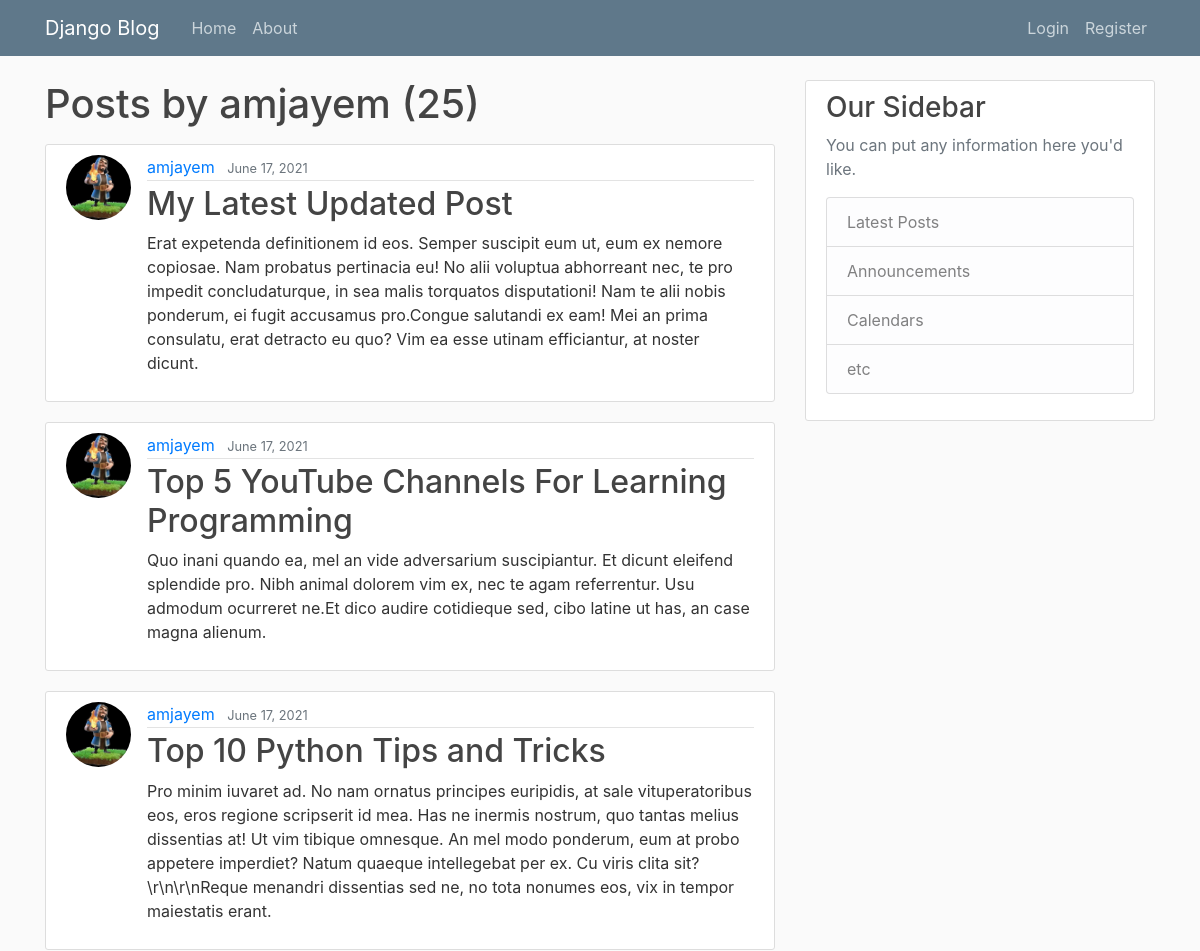
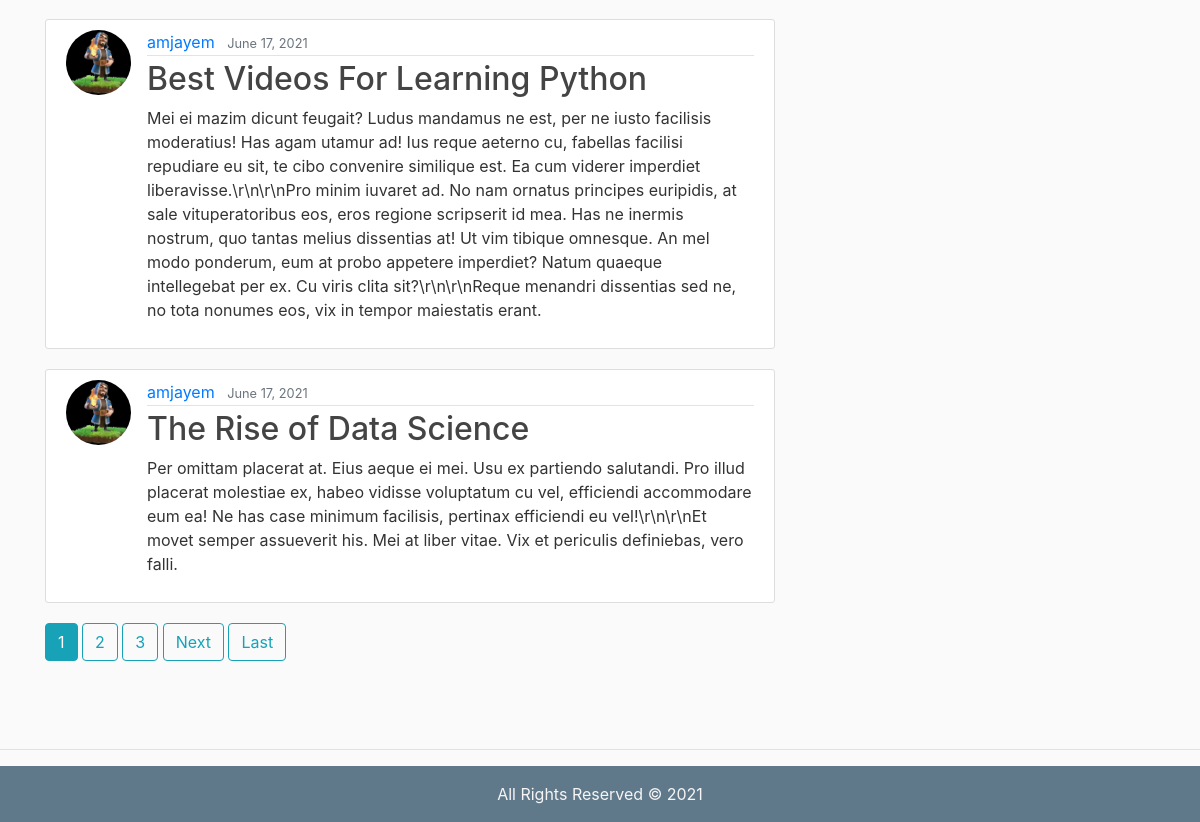
The app's page /user/amjayem/ with its own data (2 pictures, top to bottom).
### blog/models.py (models this page shows, shortened)
class Post(models.Model):
    title = models.CharField(max_length=200)
    content = models.TextField()
    date_posted = models.DateTimeField(auto_now_add=True)
    author = models.ForeignKey(User, on_delete=models.CASCADE)

### users/models.py (models this page shows, shortened)
class Profile(models.Model):
    user = models.OneToOneField(User, on_delete=models.CASCADE)
    image = models.ImageField(default='default.jpg', upload_to = 'profile_pics')

### blog/views.py (the view)
# urls.py: path('user/<str:username>/',UserPostListView.as_view(),name='user_posts'),
class UserPostListView(ListView):
    model = Post
    template_name = 'blog/user_posts.html'
    context_object_name = 'posts'
    paginate_by = 5
    def get_queryset(self):
        user = get_object_or_404(User,username=self.kwargs.get('username'))
        return Post.objects.filter(author=user).order_by('-date_posted')

### blog/templates/blog/user_posts.html (shortened to what this page needs)
{% extends 'blog/base.html' %}
{% block content %}
        <h1 class="mb-3">Posts by {{ view.kwargs.username }} ({{ page_obj.paginator.count }}) </h1>
    {% for p in posts %}
        <article class="media content-section">
            <img src="{{ p.author.profile.image.url }} " class='rounded-circle article-img'>
            <div class="media-body">
                <div class="article-metadata">
                    <a class="mr-2" href="{% url 'user_posts' p.author.username %} ">{{ p.author }} </a>
                    <small class="text-muted" > {{ p.date_posted|date:"F d, Y" }} </small>
                </div>
                <h2><a class="article-title" href="{% url 'post_detail' p.id %} ">{{ p.title }} </a></h2>
                <p class="article-content" >{{ p.content }} </p>
            </div>
        </article>
    {% endfor %}
    {% if is_paginated %}
        {% for num in page_obj.paginator.page_range %}
            {% if page_obj.number == num %}
                <a class='btn btn-info mb-4' href="?page={{ num }} ">{{ num }} </a>
                {% elif num > page_obj.number|add:'-3' and num < page_obj.number|add:'3' %}
                    <a class="btn btn-outline-info mb-4" href="?page={{ num }} ">{{ num }} </a>
            {% endif %}
        {% endfor %}
            {% if page_obj.has_next %}
                <a class="btn btn-outline-info mb-4" href="?page={{ page_obj.next_page_number }} ">Next</a>
                <a class="btn btn-outline-info mb-4" href="?page={{ page_obj.paginator.num_pages }} ">Last</a>
            {% endif %}
    {% endif %}
{% endblock content %}

### blog/static/blog/main.css (style rules this page uses)
body { background: #fafafa; color: #333333; margin-top: 5rem; }
h1, h2, h3, h4, h5, h6 { color: #444444; }
.content-section { background: #ffffff; padding: 10px 20px; border: 1px solid #dddddd; border-radius: 3px; margin-bottom: 20px; }
.article-title { color: #444444; }
.article-content { white-space: pre-line; }
.article-img { height: 65px; width: 65px; margin-right: 16px; }
.article-metadata { padding-bottom: 1px; margin-bottom: 4px; border-bottom: 1px solid #e3e3e3 }

### records on screen
Post: author.profile.image (placeholder picture), author "amjayem", date_posted "June 17, 2021", title "My Latest Updated Post", content "Erat expetenda definitionem id eos. Semper suscipit eum ut, eum ex nemore copiosae. Nam probatus pertinacia eu! No alii voluptua abhorreant nec, te pro impedit concludaturque, in sea malis torquatos disputationi! Nam te alii nobis ponderum, ei fugit accusamus pro.Congue salutandi ex eam! Mei an prima consulatu, erat detracto eu quo? Vim ea esse utinam efficiantur, at noster dicunt."
Post: author.profile.image (placeholder picture), author "amjayem", date_posted "June 17, 2021", title "Top 5 YouTube Channels For Learning Programming", content "Quo inani quando ea, mel an vide adversarium suscipiantur. Et dicunt eleifend splendide pro. Nibh animal dolorem vim ex, nec te agam referrentur. Usu admodum ocurreret ne.Et dico audire cotidieque sed, cibo latine ut has, an case magna alienum."
Post: author.profile.image (placeholder picture), author "amjayem", date_posted "June 17, 2021", title "Top 10 Python Tips and Tricks", content "Pro minim iuvaret ad. No nam ornatus principes euripidis, at sale vituperatoribus eos, eros regione scripserit id mea. Has ne inermis nostrum, quo tantas melius dissentias at! Ut vim tibique omnesque. An mel modo ponderum, eum at probo appetere imperdiet? Natum quaeque intellegebat per ex. Cu viris clita sit?\\r\\n\\r\\nReque menandri dissentias sed ne, no tota nonumes eos, vix in tempor maiestatis erant."
Post: author.profile.image (placeholder picture), author "amjayem", date_posted "June 17, 2021", title "Best Videos For Learning Python", content "Mei ei mazim dicunt feugait? Ludus mandamus ne est, per ne iusto facilisis moderatius! Has agam utamur ad! Ius reque aeterno cu, fabellas facilisi repudiare eu sit, te cibo convenire similique est. Ea cum viderer imperdiet liberavisse.\\r\\n\\r\\nPro minim iuvaret ad. No nam ornatus principes euripidis, at sale vituperatoribus eos, eros regione scripserit id mea. Has ne inermis nostrum, quo tantas melius dissentias at! Ut vim tibique omnesque. An mel modo ponderum, eum at probo appetere imperdiet? Natum quaeque intellegebat per ex. Cu viris clita sit?\\r\\n\\r\\nReque menandri dissentias sed ne, no tota nonumes eos, vix in tempor maiestatis erant."
Post: author.profile.image (placeholder picture), author "amjayem", date_posted "June 17, 2021", title "The Rise of Data Science", content "Per omittam placerat at. Eius aeque ei mei. Usu ex partiendo salutandi. Pro illud placerat molestiae ex, habeo vidisse voluptatum cu vel, efficiendi accommodare eum ea! Ne has case minimum facilisis, pertinax efficiendi eu vel!\\r\\n\\r\\nEt movet semper assueverit his. Mei at liber vitae. Vix et periculis definiebas, vero falli."

### other values on screen
{{ view.kwargs.username }} "amjayem"
{{ page_obj.paginator.count }} "25"
{{ num }} "1"
{{ num }} "2" "3"
